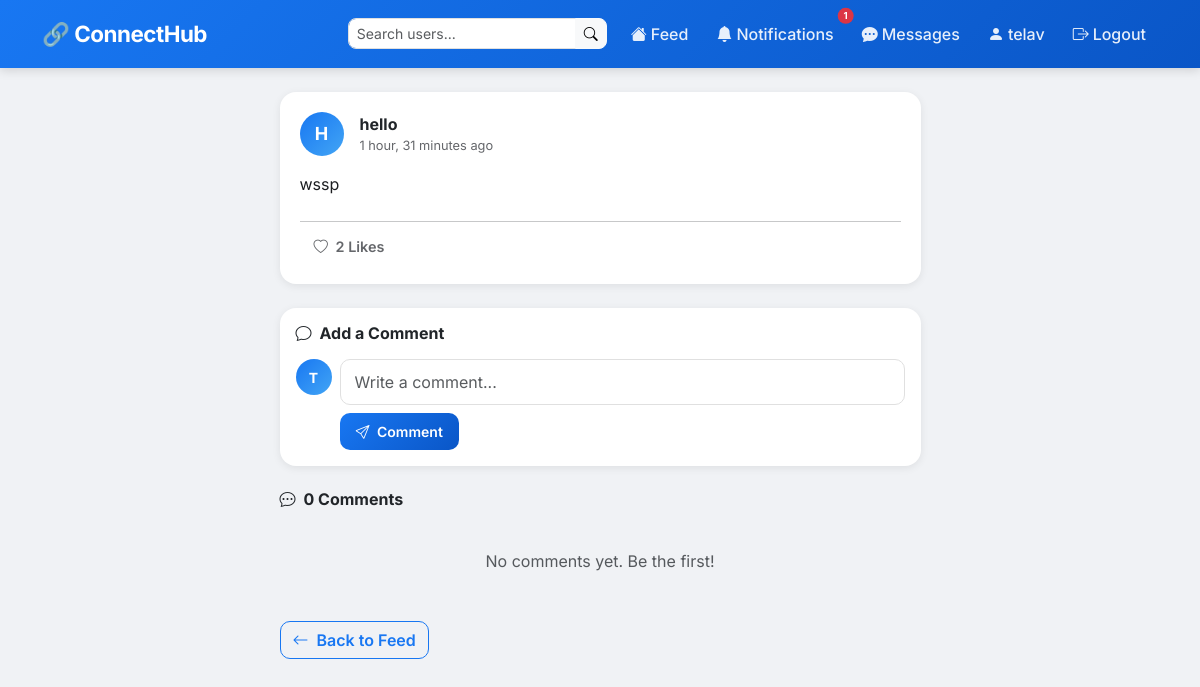
The app's page /post/4/ (signed in) with its own data.
### posts/models.py (models this page shows, shortened)
class Post(models.Model):
    user = models.ForeignKey(User, on_delete=models.CASCADE)
    content = models.TextField(max_length=500)
    created_at = models.DateTimeField(auto_now_add=True)
    likes = models.ManyToManyField(User, related_name='liked_posts', blank=True)
    def total_likes(self):
        return self.likes.count()

### posts/views.py (the view)
# urls.py: path('post/<int:post_id>/', views.post_detail, name='post_detail'),
@login_required
def post_detail(request, post_id):
    post = get_object_or_404(Post, id=post_id)
    comments = post.comments.all().order_by('-created_at')
    return render(request, 'posts/post_detail.html', {
        'post': post,
        'comments': comments,
    })

### templates/posts/post_detail.html (shortened to what this page needs)
{% extends 'base.html' %}
{% block content %}
<div class="row justify-content-center">
  <div class="col-md-7">
    <div class="card post-card mb-4">
      <div class="d-flex align-items-center mb-3">
        <a href="/accounts/profile/{{ post.user.username }}/" class="text-decoration-none">
          <div class="avatar me-3">{{ post.user.username|first|upper }}</div>
        </a>
        <div>
          <strong>{{ post.user.username }}</strong>
          <div class="post-meta">{{ post.created_at|timesince }} ago</div>
        </div>
      </div>
      <p class="post-content mb-3">{{ post.content }}</p>
      <hr class="my-2"/>
      <form method="POST" action="/like/{{ post.id }}/">
        <button class="btn-like {% if user in post.likes.all %}liked{% endif %}">
          <i class="bi bi-heart{% if user in post.likes.all %}-fill{% endif %} me-1"></i>
          {{ post.total_likes }} Like{% if post.total_likes != 1 %}s{% endif %}
        </button>
      </form>
    </div>
    <div class="card p-3 mb-4">
      <h6 class="fw-bold mb-3"><i class="bi bi-chat me-2"></i>Add a Comment</h6>
      <form method="POST" action="/post/{{ post.id }}/comment/">
        <div class="d-flex gap-2">
          <div class="avatar" style="width:36px;height:36px;font-size:14px;">
            {{ user.username|first|upper }}
          </div>
          <div class="flex-grow-1">
            <input type="text" name="content" class="form-control mb-2"
                   placeholder="Write a comment..." required/>
            <button class="btn btn-primary btn-sm px-3">
              <i class="bi bi-send me-1"></i> Comment
            </button>
          </div>
        </div>
      </form>
    </div>
    <h6 class="fw-bold mb-3">
      <i class="bi bi-chat-dots me-2"></i>{{ comments.count }} Comment{% if comments.count != 1 %}s{% endif %}
    </h6>
    {% for comment in comments %}
    <div class="card p-3 mb-2">
      <div class="d-flex align-items-start gap-2">
        <div class="avatar" style="width:36px;height:36px;font-size:14px;">
          {{ comment.user.username|first|upper }}
        </div>
        <div class="flex-grow-1">
          <strong>{{ comment.user.username }}</strong>
          <span class="text-muted small ms-2">{{ comment.created_at|timesince }} ago</span>
          <p class="mb-0 mt-1">{{ comment.content }}</p>
        </div>
        {% if comment.user == user %}
        <form method="POST" action="/comment/delete/{{ comment.id }}/">
          {% csrf_token %}
          <button class="btn btn-sm btn-outline-danger">
            <i class="bi bi-trash"></i>
          </button>
        </form>
        {% endif %}
      </div>
    </div>
    {% empty %}
    <div class="text-center text-muted py-3">
      <p class="mt-2">No comments yet. Be the first!</p>
    </div>
    {% endfor %}
    <a href="/" class="btn btn-outline-primary mt-3">
      <i class="bi bi-arrow-left me-1"></i> Back to Feed
    </a>
  </div>
</div>
{% endblock %}

### templates/base.html (shortened to what this page needs)
<!DOCTYPE html>
<html lang="en">
<head>
  <link href="https://cdn.jsdelivr.net/npm/bootstrap@5.3.0/dist/css/bootstrap.min.css" rel="stylesheet"/>
  <link href="https://cdn.jsdelivr.net/npm/bootstrap-icons@1.10.5/font/bootstrap-icons.css" rel="stylesheet"/>
</head>
<body>
<nav class="navbar navbar-expand-lg mb-4">
  <div class="container">
    <a class="navbar-brand" href="/">🔗 ConnectHub</a>
    <div class="ms-auto d-flex gap-1 align-items-center">
      {% if user.is_authenticated %}
        <form method="GET" action="/accounts/search/" class="d-flex me-2">
          <div class="input-group input-group-sm">
            <input type="text" name="q" value="{{ query }}"
                   class="form-control"
                   placeholder="Search users..."
                   style="border-radius:8px 0 0 8px; min-width:160px;"/>
            <button class="btn btn-light btn-sm" style="border-radius:0 8px 8px 0;">
              <i class="bi bi-search"></i>
            </button>
          </div>
        </form>
        <a class="nav-link" href="/"><i class="bi bi-house-fill me-1"></i>Feed</a>
        <a class="nav-link position-relative" href="/notifications/">
          <i class="bi bi-bell-fill me-1"></i>Notifications
          {% with unread=request.user.notifications.all %}
          {% if unread %}
            <span class="position-absolute top-0 start-100 translate-middle badge rounded-pill bg-danger"
                  style="font-size:0.6rem;">
              {{ unread|length }}
            </span>
          {% endif %}
          {% endwith %}
        </a>
        <a class="nav-link" href="/messages/">
          <i class="bi bi-chat-dots-fill me-1"></i>Messages
        </a>
        <a class="nav-link" href="/accounts/profile/{{ user.username }}/">
          <i class="bi bi-person-fill me-1"></i>{{ user.username }}
        </a>
        <a class="nav-link" href="/accounts/logout/">
          <i class="bi bi-box-arrow-right me-1"></i>Logout
        </a>
      {% else %}
        <a class="nav-link" href="/accounts/login/">Login</a>
        <a class="nav-link" href="/accounts/register/">Register</a>
      {% endif %}
    </div>
  </div>
</nav>
<div class="container">
  {% block content %}{% endblock %}
</div>
</body>
</html>

### templates/base.html (style rules this page uses)
* { font-family: 'Inter', sans-serif; }
body { background: #f0f2f5; }
.navbar { background: linear-gradient(135deg, #1877f2, #0a56c7); box-shadow: 0 2px 10px rgba(0,0,0,0.15); padding: 12px 0; }
.navbar-brand { color: white !important; font-size: 1.4rem; font-weight: 700; letter-spacing: -0.5px; }
.nav-link { color: rgba(255,255,255,0.9) !important; font-weight: 500; transition: all 0.2s; border-radius: 8px; padding: 6px 12px !important; }
.card { border: none; border-radius: 16px; box-shadow: 0 2px 8px rgba(0,0,0,0.08); transition: box-shadow 0.2s; }
.btn-primary { background: linear-gradient(135deg, #1877f2, #0a56c7); border: none; border-radius: 10px; font-weight: 600; padding: 8px 20px; transition: all 0.2s; }
.btn-outline-primary { border-radius: 10px; font-weight: 600; border-color: #1877f2; color: #1877f2; }
.form-control { border-radius: 10px; border: 1.5px solid #e0e0e0; padding: 10px 14px; transition: all 0.2s; }
.avatar { width: 44px; height: 44px; border-radius: 50%; background: linear-gradient(135deg, #1877f2, #42a5f5); color: white; display: flex; align-items: center; justify-content: center; font-size: 18px; font-weight: 700; flex-shrink: 0; }
.post-card { padding: 20px; }
.post-content { font-size: 1rem; line-height: 1.6; color: #1c1e21; }
.post-meta { font-size: 0.8rem; color: #65676b; }
.btn-like { border: none; background: none; color: #65676b; font-weight: 600; font-size: 0.9rem; padding: 6px 14px; border-radius: 8px; transition: all 0.2s; }

### records on screen
Post: user.username|first "H", user.username "hello", created_at "1 hour, 31 minutes", content "wssp", total_likes "2"

### other values on screen
{{ unread|length }} "1"
{{ user.username }} "telav"
{{ user.username|first|upper }} "T"
{{ comments.count }} "0"
